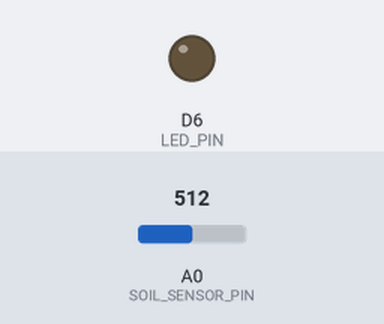
Simulated run of this sketch. Board: ESP8266 (NodeMCU). On the bench: output pins drawn as LEDs (lit = HIGH). The inputs (shaded band) are chosen by the test bench; at power-on: A0 (SOIL_SENSOR_PIN) = 512. WiFi joins after 1.5 s; servers stay silent unless stated; uploads are accepted with an empty reply; what the sketch prints to the serial monitor is not drawn.

Above: at 3.2 s.
3.3 s: A0 (SOIL_SENSOR_PIN) set to 583
9.4 s: A0 (SOIL_SENSOR_PIN) set to 612
At 14.0 s:
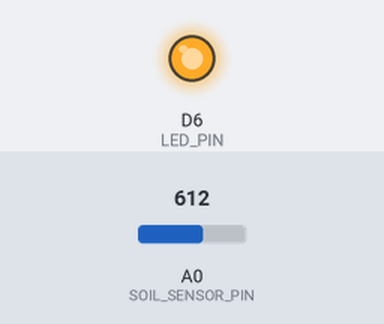
15.5 s: A0 (SOIL_SENSOR_PIN) set to 590
At 19.3 s:
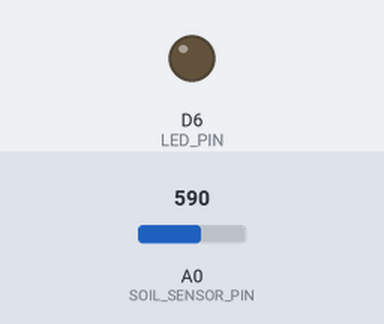
21.6 s: A0 (SOIL_SENSOR_PIN) set to 610
At 24.8 s:
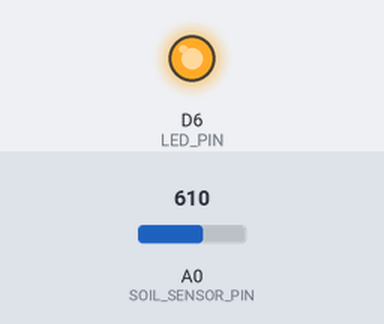
Timing chart, 0 to 26.3 s (numbered marks = the images above; inputs shaded):
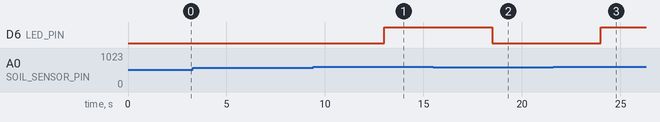

Measured:
- the behaviour switches between 600 and 601 on A0 (SOIL_SENSOR_PIN) (found by bisection; images 0 and 1)
- after the input at 3.3 s, every drawn part: stays the same
- after the input at 9.4 s, D6 (LED_PIN): LOW → HIGH after 3.6 s
- after the input at 15.5 s, D6 (LED_PIN): HIGH → LOW after 3.0 s
- after the input at 21.6 s, D6 (LED_PIN): LOW → HIGH after 2.4 s

The sketch:

main2.ino
```cpp
#include <ESP8266WiFi.h>
#include <WiFiClientSecure.h>
#include <ESP8266HTTPClient.h>
#include <UniversalTelegramBot.h>

// Wi-Fi Credentials
const char* ssid = "YOUR_WIFI_SSID";
const char* password = "YOUR_WIFI_PASSWORD";

// Telegram Bot Credentials
const char* botToken = "YOUR_TELEGRAM_BOT_TOKEN";
const String chatID = "YOUR_TELEGRAM_CHAT_ID";

// Soil Moisture Sensor Pin
#define SOIL_SENSOR_PIN A0

// LED Pin
#define LED_PIN D6

// Moisture Threshold (wet soil = higher value)
#define MOISTURE_THRESHOLD 600

// Google Form URL
const String form_url = "https://docs.google.com/forms/d/e/1FAIpQLSfDd6iS2fdrZGoplZcmpQcx1uPxzt_fmdJW0znIc9ZoVC1NWQ/formResponse?usp=pp_url&entry.1309902686=";

// Secure WiFi Client
WiFiClientSecure secureClient;
UniversalTelegramBot bot(botToken, secureClient);

void setup() {
  Serial.begin(115200);
  WiFi.begin(ssid, password);

  pinMode(LED_PIN, OUTPUT);

  Serial.print("Connecting to WiFi");
  while (WiFi.status() != WL_CONNECTED) {
    delay(1000);
    Serial.print(".");
  }
  Serial.println("\nConnected to WiFi!");

  secureClient.setInsecure();
}

void loop() {
  int moistureValue = analogRead(SOIL_SENSOR_PIN);
  Serial.print("Soil Moisture Value: ");
  Serial.println(moistureValue);

  // LED ON when soil is wet (moisture value is HIGH)
  if (moistureValue > MOISTURE_THRESHOLD) {
    digitalWrite(LED_PIN, HIGH);
  } else {
    digitalWrite(LED_PIN, LOW);
  }

  // Send to Google Form
  if (WiFi.status() == WL_CONNECTED) {
    HTTPClient http;
    String finalURL = form_url + String(moistureValue) + "&submit=Submit";
    http.begin(secureClient, finalURL);
    int httpCode = http.GET();
    if (httpCode > 0) {
      Serial.println("✅ Data sent to Google Form!");
    } else {
      Serial.print("❌ Google Form failed. HTTP code: ");
      Serial.println(httpCode);
    }
    http.end();
  }

  // Send Telegram Message
  String message = "📤 Soil Moisture Report\n";
  message += "💧 Moisture Level: " + String(moistureValue) + "\n";
  message += "📅 Time: " + String(millis() / 1000) + "s since start";
  bot.sendMessage(chatID, message, "");

  delay(5000);
}
```
